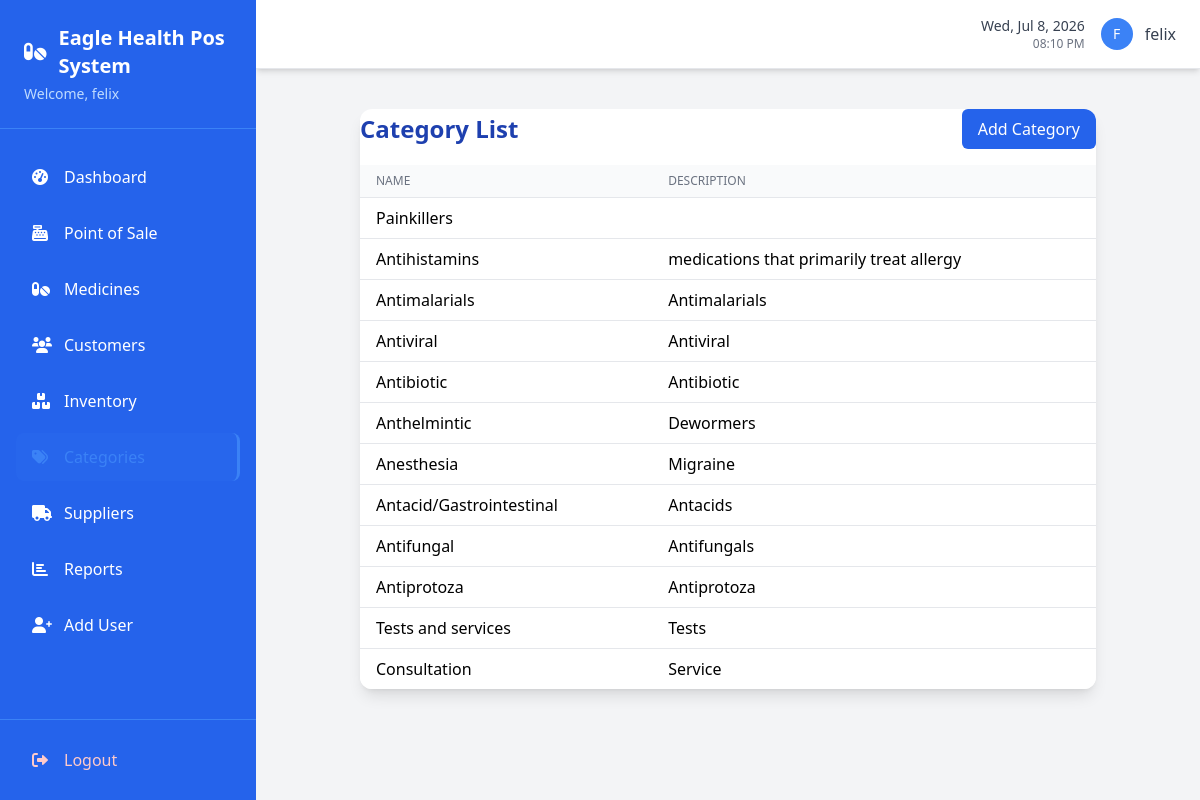
Page /categories/ (signed in) on the committed database.
### pos/models.py (models this page shows, shortened)
class Category(models.Model):
    name = models.CharField(max_length=50)
    description = models.TextField(blank=True)
    is_active = models.BooleanField(default=True)
    created_at = models.DateTimeField(auto_now_add=True)
    updated_at = models.DateTimeField(auto_now=True)
    class Meta:
        verbose_name_plural = "Categories"

### pos/views.py (the view)
# urls.py: path('categories/', views.category_list, name='category_list'),
@login_required
def category_list(request):
    categories = Category.objects.filter(is_active=True)
    return render(request, 'pos/category_list.html', {'categories': categories})

### templates/pos/category_list.html (shortened to what this page needs)
{% extends 'base.html' %}
{% block content %}
<div class="max-w-3xl mx-auto p-4">
    <div class="bg-white rounded-xl shadow-lg overflow-hidden">
        <div class="flex justify-between items-center mb-4">
            <h2 class="text-2xl font-semibold text-blue-800">Category List</h2>
            <a href="{% url 'category_add' %}" class="bg-blue-600 text-white px-4 py-2 rounded-md hover:bg-blue-700">Add Category</a>
        </div>
        <table class="min-w-full divide-y divide-gray-200">
            <thead class="bg-gray-50">
                <tr>
                    <th class="px-4 py-2 text-left text-xs font-medium text-gray-500 uppercase">Name</th>
                    <th class="px-4 py-2 text-left text-xs font-medium text-gray-500 uppercase">Description</th>
                </tr>
            </thead>
            <tbody class="bg-white divide-y divide-gray-200">
                {% for category in categories %}
                <tr>
                    <td class="px-4 py-2">{{ category.name }}</td>
                    <td class="px-4 py-2">{{ category.description }}</td>
                </tr>
                {% empty %}
                <tr>
                    <td colspan="2" class="px-4 py-2 text-center text-gray-400">No categories found.</td>
                </tr>
                {% endfor %}
            </tbody>
        </table>
    </div>
</div>
{% endblock %}

### templates/base.html (shortened to what this page needs)
{% load crispy_forms_tags %}
<!doctype html>
<html lang="en">
  <head>
    <script src="https://cdn.tailwindcss.com"></script>
    <link
      rel="stylesheet"
      href="https://cdnjs.cloudflare.com/ajax/libs/font-awesome/6.0.0/css/all.min.css"
    />
  </head>
  <body class="bg-gray-100 font-sans">
    <div class="flex h-screen">
      <div class="bg-blue-600 text-white w-64 flex-shrink-0 flex flex-col">
        <div class="p-6 border-b border-blue-500">
          <h1 class="text-xl font-bold flex items-center">
            <i class="fas fa-pills mr-3"></i>
            Eagle Health Pos System
          </h1>
          <p class="text-blue-200 text-sm mt-1">
            Welcome, {{ user.first_name|default:user.username }}
          </p>
        </div>
        <nav class="flex-1 px-4 py-6 space-y-2">
          <a
            href="{% url 'dashboard' %}"
            class="flex items-center px-4 py-3 rounded-lg hover:bg-blue-700 transition-colors duration-200 {% if request.resolver_match.url_name == 'dashboard' %}sidebar-active{% endif %}"
          >
            <i class="fas fa-tachometer-alt w-5 mr-3"></i>
            <span>Dashboard</span>
          </a>
          <a
            href="{% url 'pos_sale' %}"
            class="flex items-center px-4 py-3 rounded-lg hover:bg-blue-700 transition-colors duration-200 {% if request.resolver_match.url_name == 'pos_sale' %}sidebar-active{% endif %}"
          >
            <i class="fas fa-cash-register w-5 mr-3"></i>
            <span>Point of Sale</span>
          </a>
          <a
            href="{% url 'medicine_list' %}"
            class="flex items-center px-4 py-3 rounded-lg hover:bg-blue-700 transition-colors duration-200 {% if 'medicine' in request.resolver_match.url_name %}sidebar-active{% endif %}"
          >
            <i class="fas fa-pills w-5 mr-3"></i>
            <span>Medicines</span>
          </a>
          <a
            href="{% url 'customer_list' %}"
            class="flex items-center px-4 py-3 rounded-lg hover:bg-blue-700 transition-colors duration-200 {% if 'customer' in request.resolver_match.url_name %}sidebar-active{% endif %}"
          >
            <i class="fas fa-users w-5 mr-3"></i>
            <span>Customers</span>
          </a>
          <a
            href="{% url 'inventory_list' %}"
            class="flex items-center px-4 py-3 rounded-lg hover:bg-blue-700 transition-colors duration-200 {% if 'inventory' in request.resolver_match.url_name %}sidebar-active{% endif %}"
          >
            <i class="fas fa-boxes w-5 mr-3"></i>
            <span>Inventory</span>
          </a>
          <a
            href="{% url 'category_list' %}"
            class="flex items-center px-4 py-3 rounded-lg hover:bg-blue-700 transition-colors duration-200 {% if 'categor' in request.resolver_match.url_name %}sidebar-active{% endif %}"
          >
            <i class="fas fa-tags w-5 mr-3"></i>
            <span>Categories</span>
          </a>
          <a
            href="{% url 'supplier_list' %}"
            class="flex items-center px-4 py-3 rounded-lg hover:bg-blue-700 transition-colors duration-200 {% if 'supplier' in request.resolver_match.url_name %}sidebar-active{% endif %}"
          >
            <i class="fas fa-truck w-5 mr-3"></i>
            <span>Suppliers</span>
          </a>
          <a
            href="{% url 'sales_report' %}"
            class="flex items-center px-4 py-3 rounded-lg hover:bg-blue-700 transition-colors duration-200 {% if 'report' in request.resolver_match.url_name %}sidebar-active{% endif %}"
          >
            <i class="fas fa-chart-bar w-5 mr-3"></i>
            <span>Reports</span>
          </a>
          <a
            href="{% url 'add_user' %}"
            class="flex items-center px-4 py-3 rounded-lg hover:bg-blue-700 transition-colors duration-200 {% if request.resolver_match.url_name == 'add_user' %}sidebar-active{% endif %}"
          >
            <i class="fas fa-user-plus w-5 mr-3"></i>
            <span>Add User</span>
          </a>
        </nav>
        <div class="p-4 border-t border-blue-500">
          <a
            href="{% url 'login' %}"
            class="flex items-center px-4 py-3 rounded-lg hover:bg-red-600 transition-colors duration-200 text-red-200 hover:text-white"
          >
            <i class="fas fa-sign-out-alt w-5 mr-3"></i>
            <span>Logout</span>
          </a>
        </div>
      </div>
      <div class="flex-1 flex flex-col overflow-hidden">
        <header class="bg-white shadow-md border-b border-gray-200 px-6 py-4">
          <div class="flex justify-between items-center">
            <div class="flex items-center space-x-4">
              <div class="text-right">
                <p
                  class="text-sm font-medium text-gray-700"
                  id="current-date"
                ></p>
                <p class="text-xs text-gray-500" id="current-time"></p>
              </div>
              <div class="flex items-center space-x-3">
                <div
                  class="w-8 h-8 bg-blue-500 rounded-full flex items-center justify-center"
                >
                  <span class="text-white font-medium text-sm">
                    {{ user.first_name.0|default:user.username.0|upper }}
                  </span>
                </div>
                <span class="text-gray-700 font-medium"
                  >{{ user.first_name|default:user.username }}</span
                >
              </div>
            </div>
          </div>
        </header>
        <main class="flex-1 overflow-auto p-6">
           {% block content %}{% endblock %}
        </main>
      </div>
    </div>
  </body>
</html>

### templates/base.html (style rules this page uses)
.sidebar-active { background-color: rgba(59, 130, 246, 0.1); border-right: 3px solid #3b82f6; }
.sidebar-active i, .sidebar-active span { color: #3b82f6; }

### rows in the picture
Category: name "Painkillers"
Category: name "Antihistamins", description "medications that primarily treat allergy"
Category: name "Antimalarials", description "Antimalarials"
Category: name "Antiviral", description "Antiviral"
Category: name "Antibiotic", description "Antibiotic"
Category: name "Anthelmintic", description "Dewormers"
Category: name "Anesthesia", description "Migraine"
Category: name "Antacid/Gastrointestinal", description "Antacids"
Category: name "Antifungal", description "Antifungals"
Category: name "Antiprotoza", description "Antiprotoza"
Category: name "Tests and services", description "Tests"
Category: name "Consultation", description "Service"

### other values in the picture
{{ user.first_name|default:user.username }} "felix"
{{ user.first_name.0|default:user.username.0|upper }} "F"
